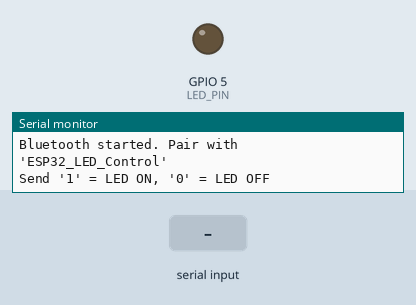
The sketch below on a simulated ESP32. Parts: output pins drawn as LEDs (lit = HIGH), the last lines printed to the serial monitor. The inputs (shaded band) are chosen by the test bench. Nothing arrives over Bluetooth unless stated.

Above: at 1.2 s.
1.3 s: "1" received over the second serial link
At 2.1 s:
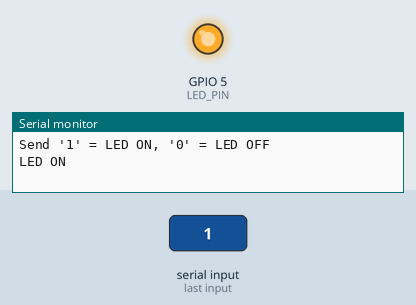
2.8 s: "0" received over the second serial link
At 3.3 s:
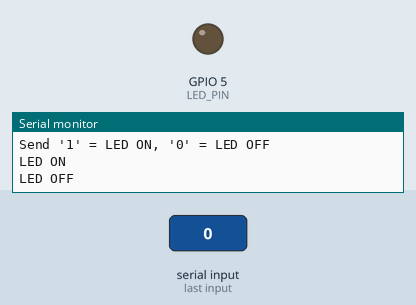
Timing chart, 0 to 5.8 s (numbered marks = the images above; inputs shaded):
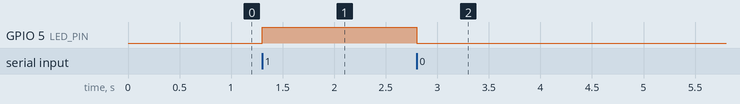

The sketch:

LED_CONTROL-BLUETOOTHSERIAL.ino
```cpp
// Activity #3
// 3.1 LED Control Using BT Serial App (ESP32)

#include "BluetoothSerial.h"

#if !defined(CONFIG_BT_ENABLED) || !defined(CONFIG_BLUEDROID_ENABLED)
#error Bluetooth is not enabled! Enable it in "Tools -> Partition Scheme"
#endif

BluetoothSerial SerialBT;

const int LED_PIN = 5;  // D5 - external LED w/ resistor
char incomingByte;

void setup() {
  Serial.begin(115200);
  SerialBT.begin("ESP32_LED_Control");  // Bluetooth device name shown in app

  pinMode(LED_PIN, OUTPUT);
  digitalWrite(LED_PIN, LOW);

  Serial.println("Bluetooth started. Pair with 'ESP32_LED_Control'");
  Serial.println("Send '1' = LED ON, '0' = LED OFF");
}

void loop() {
  if (SerialBT.available() > 0) {
    incomingByte = SerialBT.read();

    if (incomingByte == '1') {
      digitalWrite(LED_PIN, HIGH);
      SerialBT.println("LED ON");
      Serial.println("LED ON");
    }
    else if (incomingByte == '0') {
      digitalWrite(LED_PIN, LOW);
      SerialBT.println("LED OFF");
      Serial.println("LED OFF");
    }
  }
}
```

Measured:
- after the input at 1.3 s, GPIO 5 (LED_PIN): LOW → HIGH at once
- after the input at 2.8 s, GPIO 5 (LED_PIN): HIGH → LOW at once
